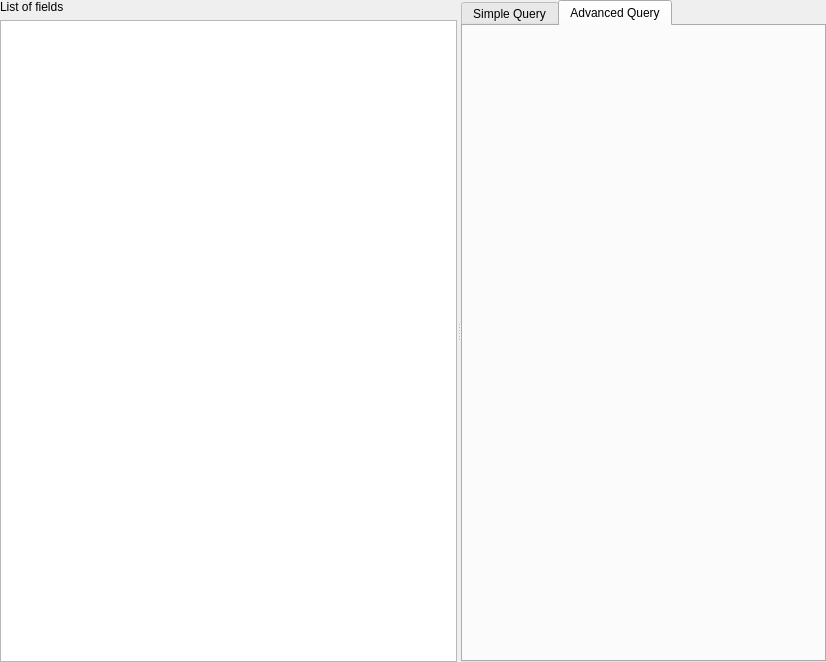
<?xml version="1.0" encoding="UTF-8"?>
<ui version="4.0">
 <class>Form</class>
 <widget class="QWidget" name="Form">
  <property name="geometry">
   <rect>
    <x>0</x>
    <y>0</y>
    <width>826</width>
    <height>662</height>
   </rect>
  </property>
  <property name="windowTitle">
   <string>Form</string>
  </property>
  <layout class="QVBoxLayout" name="verticalLayout_2">
   <property name="leftMargin">
    <number>0</number>
   </property>
   <property name="topMargin">
    <number>0</number>
   </property>
   <property name="rightMargin">
    <number>0</number>
   </property>
   <property name="bottomMargin">
    <number>0</number>
   </property>
   <item>
    <widget class="QSplitter" name="splitter">
     <property name="orientation">
      <enum>Qt::Horizontal</enum>
     </property>
     <widget class="QWidget" name="">
      <layout class="QVBoxLayout" name="verticalLayout">
       <item>
        <widget class="QLabel" name="label">
         <property name="text">
          <string>List of fields</string>
         </property>
        </widget>
       </item>
       <item>
        <widget class="QListWidget" name="field_list"/>
       </item>
      </layout>
     </widget>
     <widget class="QTabWidget" name="tabWidget">
      <property name="currentIndex">
       <number>1</number>
      </property>
      <widget class="QWidget" name="">
       <attribute name="title">
        <string>Simple Query</string>
       </attribute>
      </widget>
      <widget class="QWidget" name="tab_2">
       <attribute name="title">
        <string>Advanced Query</string>
       </attribute>
       <layout class="QVBoxLayout" name="verticalLayout_3">
        <item>
         <widget class="QgsCodeEditorSQL" name="sql_editor_widget" native="true"/>
        </item>
       </layout>
      </widget>
     </widget>
    </widget>
   </item>
  </layout>
 </widget>
 <customwidgets>
  <customwidget>
   <class>QgsCodeEditorSQL</class>
   <extends>QWidget</extends>
   <header>qgis.gui</header>
   <container>1</container>
  </customwidget>
 </customwidgets>
 <resources/>
 <connections/>
</ui>
